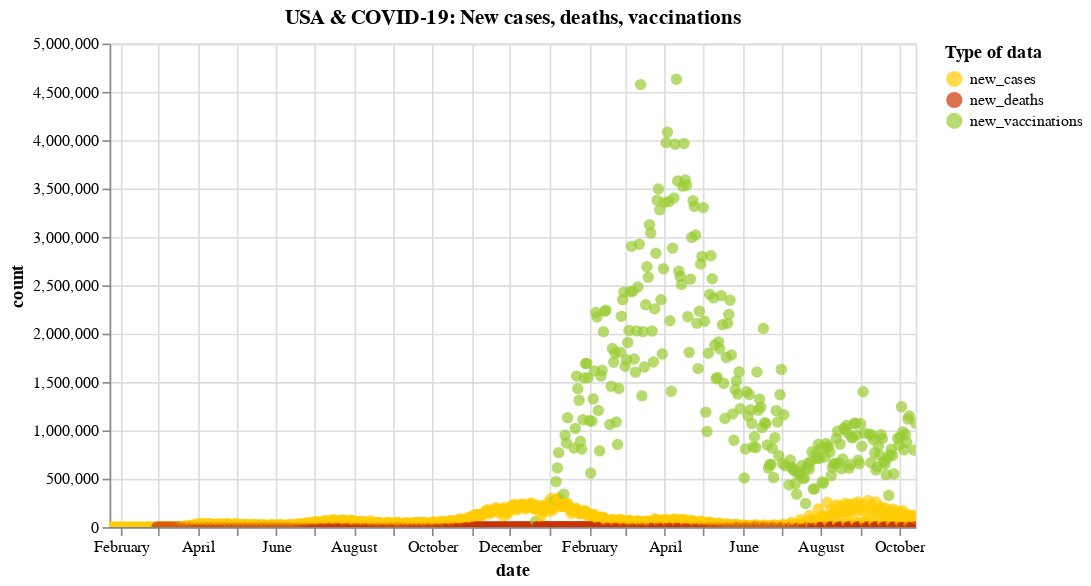

Notebook code cell kept with this figure:
### Code cell
# Disables maximum number of rows limit for altair visualizations
alt.data_transformers.disable_max_rows()

alt.Chart(usa_new).mark_circle(size=50).encode(
    alt.X('date:T', title='date'),
    alt.Y('count:Q', title='count'),
    alt.Color('type', scale=scale, title='Type of data'),
    alt.Tooltip('date:T')
).properties(
    width=500,
    height=300,
    title='USA & COVID-19: New cases, deaths, vaccinations'
).interactive()

### Figure 1 — Vega-Lite specification as saved in the notebook (floating-point values rounded to 4 significant figures; data arrays with more than 128 entries replaced by an {"elided": "..."} marker saying what was removed)
{"config": {"view": {"continuousWidth": 400, "continuousHeight": 300}}, "data": {"name": "data-90470bef0412a80fd2db7d5506c80987"}, "mark": {"type": "circle", "size": 50}, "encoding": {"color": {"type": "nominal", "field": "type", "scale": {"domain": ["new_cases", "new_deaths", "new_vaccinations"], "range": ["#ffcc00", "#cc3300", "#99cc33"]}, "title": "Type of data"}, "tooltip": {"type": "temporal", "field": "date"}, "x": {"type": "temporal", "field": "date", "title": "date"}, "y": {"type": "quantitative", "field": "count", "title": "count"}}, "height": 300, "selection": {"selector001": {"type": "interval", "bind": "scales", "encodings": ["x", "y"]}}, "title": "USA & COVID-19: New cases, deaths, vaccinations", "width": 500, "$schema": "https://vega.github.io/schema/vega-lite/v4.8.1.json", "datasets": {"data-90470bef0412a80fd2db7d5506c80987": {"elided": "1896 records"}}}
